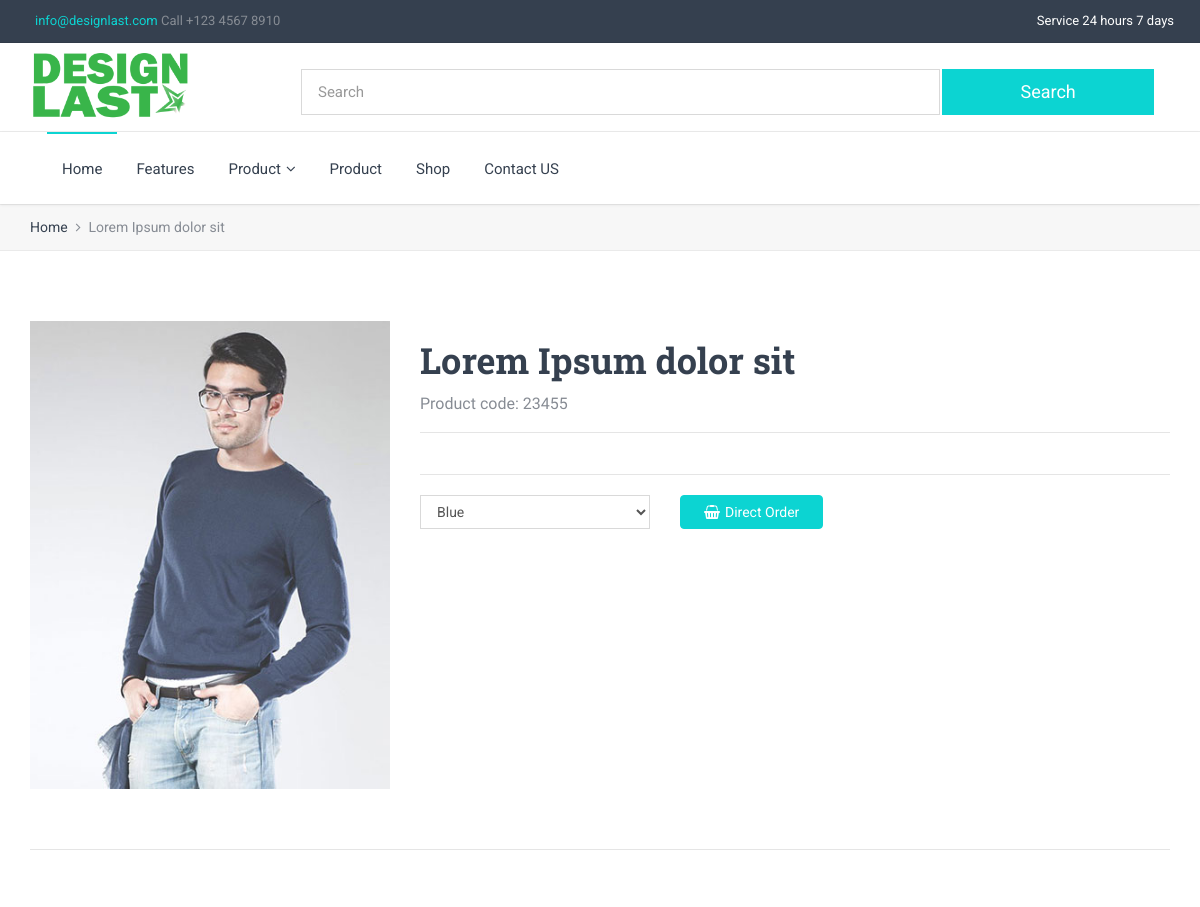
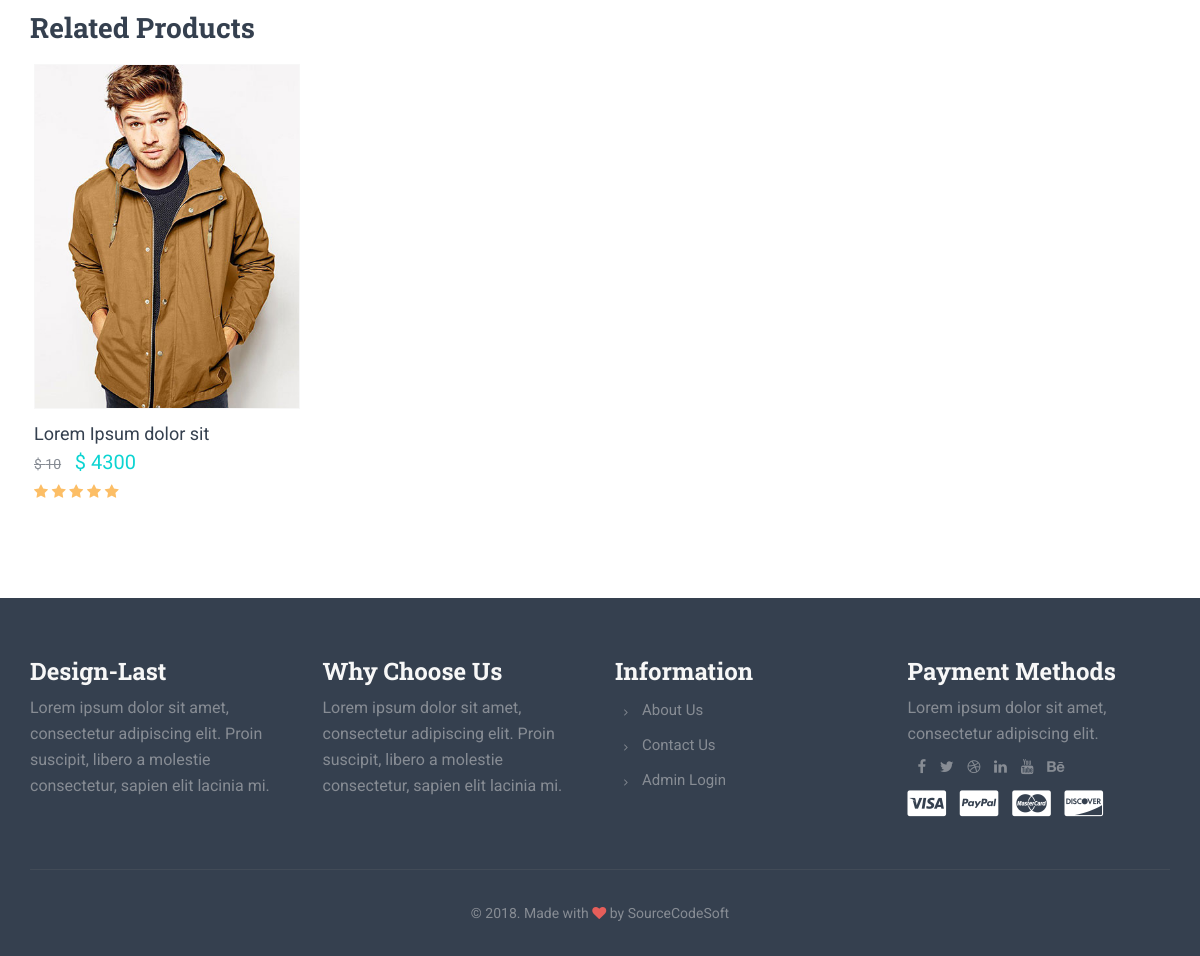
Screenshot of /product/2/ with the database file from the repository (2 pictures, top to bottom).
### shopapp/models.py (models this page shows, shortened)
class Product(models.Model):
    name                = models.CharField(max_length = 100)
    product_code        = models.IntegerField(blank = True, null = True)
    price               = models.IntegerField()
    discount_price      = models.IntegerField(blank = True, null = True)
    discount_off_price  = models.IntegerField(blank = True, null = True)
    category            = models.ForeignKey(Category, on_delete = models.CASCADE)
    color               = models.ForeignKey(Color, on_delete = models.CASCADE)
    brand_name          = models.ForeignKey(Brand, on_delete = models.CASCADE)
    image               = models.ImageField(upload_to = 'product')
    order_now_link      = models.URLField(max_length=200, blank=False)
    description         = models.TextField()
    publish_on          = models.DateTimeField(auto_now = False, auto_now_add = True)
    update_on           = models.DateTimeField(auto_now = False, auto_now_add = True)

### shopapp/views.py (the view)
# urls.py: path('product/<int:id>/', Single_page_views.as_view(), name = 'Single_page_views'),
class Single_page_views(View):
    def get(self, request, id):
        single_page = get_object_or_404(Product, id = id)
        related_porduct = Product.objects.filter(category = single_page.category).exclude(id = id)[:4]
        color = Color.objects.all()
        context = {
            'single_product'    : single_page,
            'related_porduct'   : related_porduct,
            'color'             : color,
        }
        return render(request, 'design/shop-single-product-v1.html', context)

### shopapp/models.py (called while the page is built)
    def __str__(self):
        return self.name

### templates/design/shop-single-product-v1.html (shortened to what this page needs)
{% extends 'app/base.html' %}
{% load static %}
{% block content %}
        <div class="breadcrumbs">
            <div class="container">
                <div class="row">
                    <div class="col-sm-12">
                        <ul>
                            <li><a href="{% url 'homepage' %}">Home</a></li>
                            <li class="active">{{single_product.name}}</li>
                        </ul>
                    </div>
                </div>
            </div>
        </div>
        <section class="section white-backgorund">
            <div class="container">
                <div class="row">
                    <div class="col-sm-4">
                        <div class="sinlge_img">
                          <img src="/media/{{single_product.image}}" alt="">
                        </div>
                    </div>
                    <div class="col-sm-8">
                        <div class="row">
                            <div class="col-sm-12">
                                <h2 class="title">{{single_product.name}}</h2>
                                    <p class="text-gray alt-font">Product code: {{single_product.product_code}}</p>
                            </div>
                        </div>
                        <hr class="spacer-5"><hr class="spacer-10 no-border">
                        <div class="row">
                            <div class="col-sm-12">
                                <hr class="spacer-15">
                                <div class="row">
                                    <div class="col-md-4 col-sm-6 col-xs-12">
                                        <select class="form-control" name="select">
                                            {% if color %}
                                            {% for color in color %}
                                            <option>{{color}}</option>
                                            {% endfor %}
                                            {% endif %}
                                        </select>
                                    </div>
                                    <div class="col-md-6">
                                        <a href="#" type="button" class="btn btn-default btn-md round"><i class="fa fa-shopping-basket mr-5"></i>Direct Order</a>
                                    </div>
                                </div>
                            </div>
                        </div>
                    </div>
                </div>
                <hr class="spacer-60">
                <div class="row">
                    <div class="col-sm-12">
                        <h4 class="mb-20">Related Products</h4>
                    </div>
                </div>
                <div class="row">
                    <div class="col-sm-12">
                        <div id="owl-demo" class="owl-carousel column-4 owl-theme">
                          {% if related_porduct %}
                          {% for item in related_porduct %}
                            <div class="item">
                                <div class="thumbnail store style1">
                                    <div class="header">
                                        <figure>
                                            <a href="{% url 'Single_page_views' item.id %}">
                                                <img src="/media/{{item.image}}" alt="">
                                            </a>
                                        </figure>
                                    </div>
                                    <div class="caption">
                                        <h6 class="regular"><a href="{% url 'Single_page_views' item.id %}">{{item.name}}</a></h6>
                                        <div class="price">
                                            <small class="amount off">$ {{item.discount_off_price}}</small>
                                            <span class="amount text-primary">$ {{item.price}}</span>
                                        </div>
                                        <span class="product-badge bottom left text-warning">
                                            <i class="fa fa-star"></i>
                                            <i class="fa fa-star"></i>
                                            <i class="fa fa-star"></i>
                                            <i class="fa fa-star"></i>
                                            <i class="fa fa-star"></i>
                                        </span>
                                    </div>
                                </div>
                            </div>
                            {% endfor %}
                            {% endif %}
                        </div>
                    </div>
                </div>
            </div>
        </section>
        {% endblock %}

### rows the page displays
Product: name "Lorem Ipsum dolor sit", image (picture), product_code "23455"
Product: image (picture), name "Lorem Ipsum dolor sit", discount_off_price "10", price "4300"

### other values shown
form field select "Blue"
